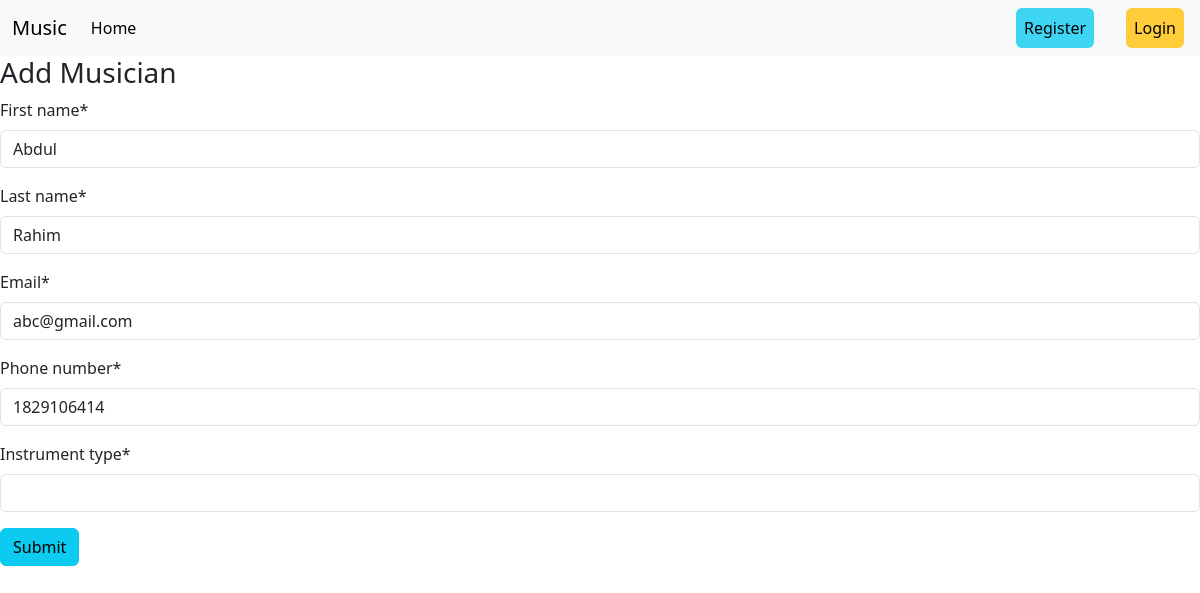
The app's page /musician/edit/3 with its own data.
### musicians/models.py (models this page shows, shortened)
class MusicianModel(models.Model):
    First_name = models.CharField(max_length=20)
    Last_name = models.CharField( max_length=50)
    email = models.EmailField()
    phone_number = models.IntegerField()
    instrument_type = models.CharField(max_length=100)

### musicians/views.py (the view)
# urls.py: path('edit/<int:id>', views.editMusicianView.as_view(), name='edit_musician'),
class editMusicianView(UpdateView):
    model = MusicianModel
    form_class = MusicianModelForm
    template_name = 'addMusician.html'
    success_url = reverse_lazy('home')
    pk_url_kwarg='id'

### musicians/forms.py
class MusicianModelForm(forms.ModelForm):
    class Meta:
        model = MusicianModel
        fields = '__all__'

### musicians/templates/addMusician.html (shortened to what this page needs)
{% extends "base.html" %}
{% load crispy_forms_tags %}
{% block content %}
<form action="" method="post">
    <h3>Add Musician</h3>
    {{form | crispy}}
    <button class="btn btn-info">Submit</button>
</form>
{% endblock content %}

### records on screen
MusicianModel: First_name "Abdul", Last_name "Rahim", email "abc@gmail.com", phone_number "1829106414"
